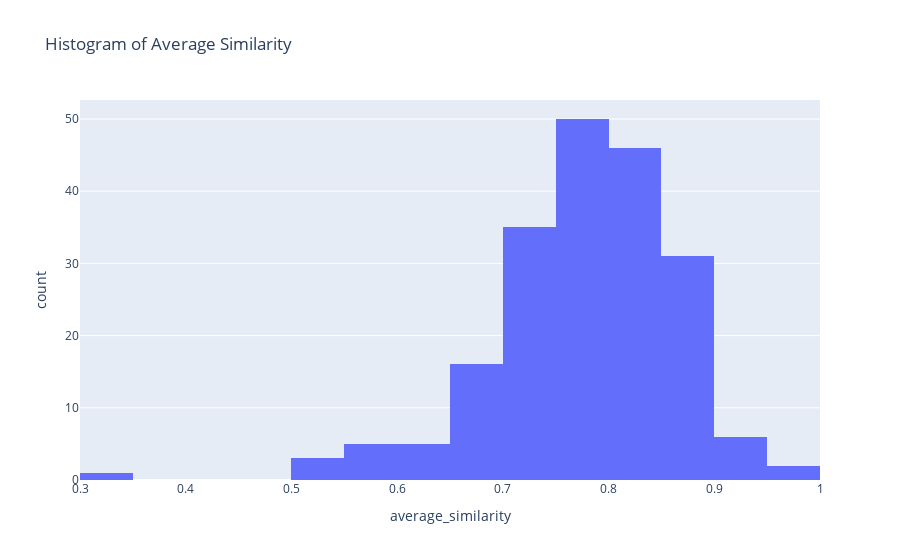

Write notebook code for a chart like this one.
### Code cell
import pandas as pd
import plotly.express as px


fig = px.histogram(average_similarity_df, x='average_similarity', title='Histogram of Average Similarity')
fig.show()

### Figure 1 — Plotly figure (JSON) as saved in the notebook; plotly's stock layout.template omitted (floating-point values rounded to 4 significant figures; data arrays with more than 128 entries replaced by an {"elided": "..."} marker saying what was removed)
{"data": [{"alignmentgroup": "True", "bingroup": "x", "hovertemplate": "average_similarity=%{x}<br>count=%{y}<extra></extra>", "legendgroup": "", "marker": {"color": "#636efa", "pattern": {"shape": ""}}, "name": "", "offsetgroup": "", "orientation": "v", "showlegend": false, "type": "histogram", "x": {"elided": "200 float values"}, "xaxis": "x", "yaxis": "y"}], "layout": {"barmode": "relative", "legend": {"tracegroupgap": 0}, "title": {"text": "Histogram of Average Similarity"}, "xaxis": {"anchor": "y", "domain": [0, 1], "title": {"text": "average_similarity"}}, "yaxis": {"anchor": "x", "domain": [0, 1], "title": {"text": "count"}}}}
